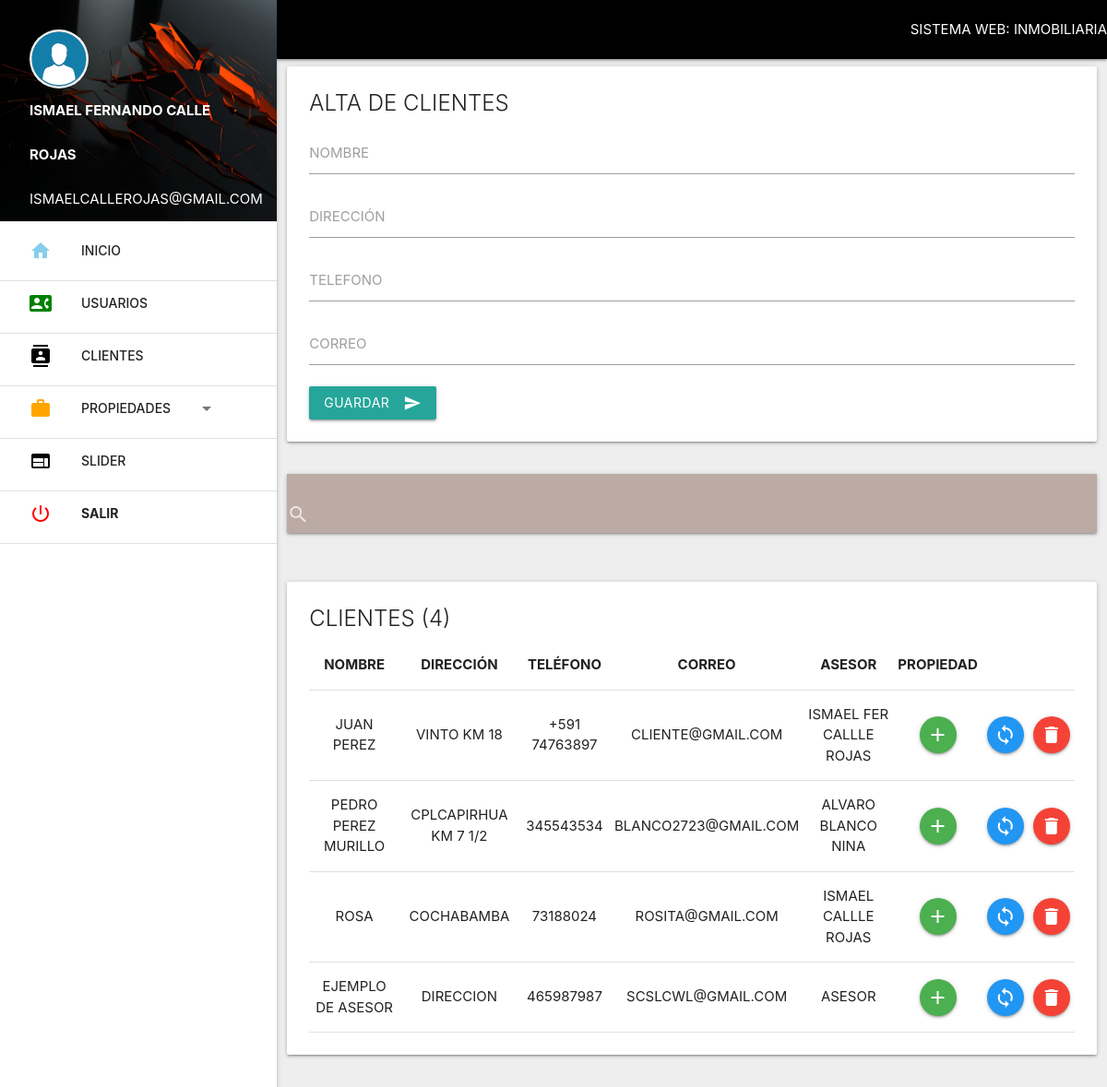
The page /admin/clientes/index.php (signed in) on the database its author committed.
### tables this page shows
CREATE TABLE `cliente` (
  `id` int(10) NOT NULL,
  `nombre` varchar(200) NOT NULL,
  `direccion` varchar(350) NOT NULL,
  `tel` varchar(30) NOT NULL,
  `correo` varchar(150) NOT NULL,
  `asesor` varchar(200) NOT NULL
);

### admin/clientes/index.php (the view, shortened to what this page needs)
<?php include '../extend/header.php'; ?>
<div class="row">
  <div class="col s12">
    <div class="card">
      <div class="card-content">
        <span class="card-title">Alta de clientes</span>
        <form class="form" action="ins_clientes.php" method="post" autocomplete=off >
          <div class="input-field">
            <input type="text" name="nombre"  title="Solo letras" pattern="[A-Z/s ]+"  id="nombre" onblur="may(this.value, this.id)"  required>
            <label for="nombre">Nombre</label>
          </div>
          <div class="input-field">
            <input type="text" name="direccion"    id="direccion" onblur="may(this.value, this.id)" required >
            <label for="direccion">Dirección</label>
          </div>
          <div class="input-field">
            <input type="text" name="telefono"   id="telefono" required >
            <label for="telefono">Telefono</label>
          </div>
          <div class="input-field">
            <input type="email" name="email"   id="email"  >
            <label for="email">Correo</label>
          </div>
          <button type="submit" class="waves-effect waves-light btn" id="btn_guardar">Guardar <i class="material-icons right">send</i></button>
        </form>
      </div>
    </div>
  </div>
</div>
<div class="row">
  <div class="col s12">
    <nav class="brown lighten-3" >
      <div class="nav-wrapper">
        <div class="input-field">
          <input type="search"   id="buscar" autocomplete="off"  >
          <label for="buscar"><i class="material-icons" >search</i></label>
          <i class="material-icons" >close</i>
        </div>
      </div>
    </nav>
  </div>
</div>
<?php
if ($_SESSION['nivel'] == 'ADMINISTRADOR') {
  $sel = $con->prepare("SELECT * FROM cliente");
}else {
  $sel = $con->prepare("SELECT * FROM cliente WHERE asesor = ? ");
  $sel->bind_param('s', $_SESSION['nombre']);
}
$sel->execute();
$res = $sel->get_result();
$row = mysqli_num_rows($res);
?>
<div class="row">
  <div class="col s12">
    <div class="card ">
      <div class="card-content">
        <span class="card-title">Clientes (<?php echo $row ?>)</span>
          <table>
            <thead>
              <tr class="cabecera">
                <th>Nombre</th>
                <th>Dirección</th>
                <th>Teléfono</th>
                <th>Correo</th>
                <th>Asesor</th>
                <th>Propiedad</th>
                <th></th>
                <th></th>
              </tr>
            </thead>
            <?php while ($f = $res->fetch_assoc()){ ?>
              <tr>
                <td><?php echo $f['nombre'] ?></td>
                <td><?php echo $f['direccion'] ?></td>
                <td><?php echo $f['tel'] ?></td>
                <td><?php echo $f['correo'] ?></td>
                <td><?php echo $f['asesor'] ?></td>
                <td><a href="../propiedades/alta_propiedades.php?id=<?php echo $f['id'] ?>&nombre=<?php echo $f['nombre'] ?>" class="btn-floating waves-effect waves-light green" title="Agregar propiedad"><i class="material-icons">add</i></a>
                <td><a href="editar_cliente.php?id=<?php echo $f['id'] ?>" class="btn-floating waves-effect waves-light blue" title="Actualizar datos del Cliente"><i class="material-icons">loop</i></a>
                </td>
                <td style="text-align:center">
                            <button onclick="swal({
                                title: 'Esta seguro que desea eliminar al Cliente?',
                                text: 'Al eliminarlo, no podra recuperarlo!',
                                type: 'warning',
                                showCancelButton: true,
                                confirmButtonColor: '#3085d6',
                                cancelButtonColor: '#d33',
                                confirmButtonText: 'Si, eliminarlo!'
                                }).then(function() {
                                    location.href='eliminar_cliente.php?id=<?php echo $f['id'] ?>';})"" class="btn-floating waves-effect waves-light red"  title="Eliminar Cliente">
                                    <i class="material-icons">delete</i></button>
                </td>
              </tr>
              <?php
            }
            ?>
          </table>
      </div>
    </div>
  </div>
</div>
<?php include '../extend/scripts.php'; ?>
</body>
</html>

### admin/extend/header.php (style rules this page uses)
body { text-transform: uppercase; }
tr,th,td { text-align: center; }

### rows shown on the page
cliente: nombre "JUAN PEREZ", direccion "VINTO KM 18", tel "+591 74763897", correo "CLIENTE@GMAIL.COM", asesor "ISMAEL FER CALLLE ROJAS"
cliente: nombre "PEDRO PEREZ MURILLO", direccion "CPLCAPIRHUA KM 7 1/2", tel "345543534", correo "BLANCO2723@GMAIL.COM", asesor "ALVARO BLANCO NINA"
cliente: nombre "ROSA", direccion "COCHABAMBA", tel "73188024", correo "ROSITA@GMAIL.COM", asesor "ISMAEL CALLLE ROJAS"
cliente: nombre "EJEMPLO DE ASESOR", direccion "DIRECCION", tel "465987987", correo "SCSLCWL@GMAIL.COM", asesor "ASESOR"

### other values the page prints
$_SESSION['nombre'] "ISMAEL FERNANDO CALLE ROJAS"
$_SESSION['correo'] "ISMAELCALLEROJAS@GMAIL.COM"
$row "4"
